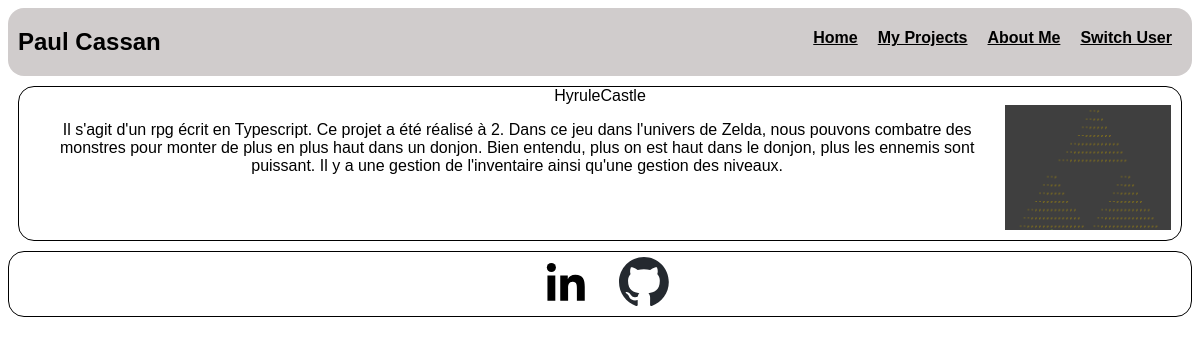
Screenshot of /Projects.php with the database file from the repository.
### tables this page shows
CREATE TABLE Me(id INT PRIMARY KEY AUTO_INCREMENT, firstname VARCHAR(20) NOT NULL, lastname VARCHAR(20) NOT NULL, email VARCHAR(30), phone INT, address VARCHAR(64), country VARCHAR(50), birth_date DATE, description VARCHAR(256));

CREATE TABLE Projects(id INT PRIMARY KEY NOT NULL AUTO_INCREMENT, user_id INT NOT NULL, FOREIGN KEY (user_id) REFERENCES Me(id), title VARCHAR(64) NOT NULL, description VARCHAR(1024), picture VARCHAR(1024), date_created DATE, date_upade DATE, enable BOOLEAN);

### Projects.php (the view)
<?php
require "header.php"
?>
<div class="tout">
        <main>
            <section>
                <div class="ligne2">
                    <?php
                        foreach ($tabProjects as $elem) { ?>
                            <div class="carre">
                                <?php echo $elem['title'] ?>
                                <div class="descriptionAndImages">
                                    <p><?php echo $elem['description'] ?></p>
                                    <img class="illuPictures" src=<?=$elem['picture']?>>
                                </div>
                            </div>
                        <?php } ?>
                </div>
            </section>
        </main>
        <?php require "footer.php"?>
    </div>
</body>
</html>

### header.php (shortened to what this page needs)
<?php
$servername = "localhost";
$username = "paul";
$password = "3UhyXkth";
$actual_link = "https://$_SERVER[HTTP_HOST]$_SERVER[REQUEST_URI]";
$url_components = parse_url($actual_link);
parse_str($url_components['query'], $params);
$user_id = $params['id'];
if ($user_id == "") {
    $user_id = 1;
}
$conn = new PDO("mysql:host=$servername;dbname=Portfolio", $username, $password);
$conn->setAttribute(PDO::ATTR_ERRMODE, PDO::ERRMODE_EXCEPTION);
$sql = "SELECT * FROM Me WHERE id=?";
$result = $conn->prepare($sql);
$result->execute(array($user_id));
$info = $result->fetch();
$sql = "SELECT * FROM Projects WHERE user_id=$user_id";
$result = $conn->query($sql);
$tabProjects = [];
$sql = "SELECT COUNT(*) FROM Me";
$result = $conn->query($sql);
$numberOfUser = 0;
foreach ($result as $row) {
    $numberOfUser = $row;
}
$numberOfUser = $numberOfUser[0];
?>
<!DOCTYPE html>
<html lang="en">
<head>
    <link rel="stylesheet" href="../style.css" />
</head>
<body>
    <header>
            <div><h2> <?=$info['firstname'], " ", $info['lastname'];?> </h2></div><a href="tel:+"></a>
            <nav class="menu">
                <div class="option"><h4><a href="./index.php<?="?id=",$user_id?>">Home</a></h4></div>
                <div class="option"><h4><a href="./Projects.php<?="?id=",$user_id?>">My Projects</a></h4></div>
                <div class="option"><h4><a href="./aboutMe.php<?="?id=",$user_id?>">About Me</a></h4></div>
                <div class="option"><h4><a href="<?="http://". $url_components["host"] . ":" . $url_components["port"] . $url_components["path"] . "?id=" . $user_id%$numberOfUser+1?>" class="switchuserbutton">Switch User</a></h4></div>
            </nav>
        </header>

### style.css (style rules this page uses)
header { display: flex; justify-content: space-between; background-color: rgb(208, 204, 204); border-radius: 1rem; padding-left: 10px; }
body { font-family: Arial, Helvetica, sans-serif; }
.tout { display: flex; flex-direction: column; }
.carre { border: black 1px solid; border-radius: 1rem; text-align: center; padding-left: 10px; padding-right: 10px; margin-left: 10px; margin-right: 10px; margin-top: 10px; }
.menu { display: flex; justify-content: space-between; text-align: center; }
.option { background-color: inherit; height: fit-content; margin-right: 20px; transition: transform .2s; }
.option a { color: black; }
.switchuserbutton { color: black; }
.descriptionAndImages { display: flex; flex-direction: row; margin-bottom: 10px; }
.illuPictures { height: 125px; width: 175px; }

### rows the page displays
me: firstname "Paul", lastname "Cassan"
projects: title "HyruleCastle", description "Il s'agit d'un rpg écrit en Typescript. Ce projet a été réalisé à 2. Dans ce jeu dans l'univers de Zelda, nous pouvons combatre des monstres pour monter de plus en plus haut dans un donjon. Bien entendu, plus on est haut dans le donjon, plus les ennemis sont puissant. Il y a une gestion de l'inventaire ainsi qu'une gestion des niveaux.", picture (picture)
